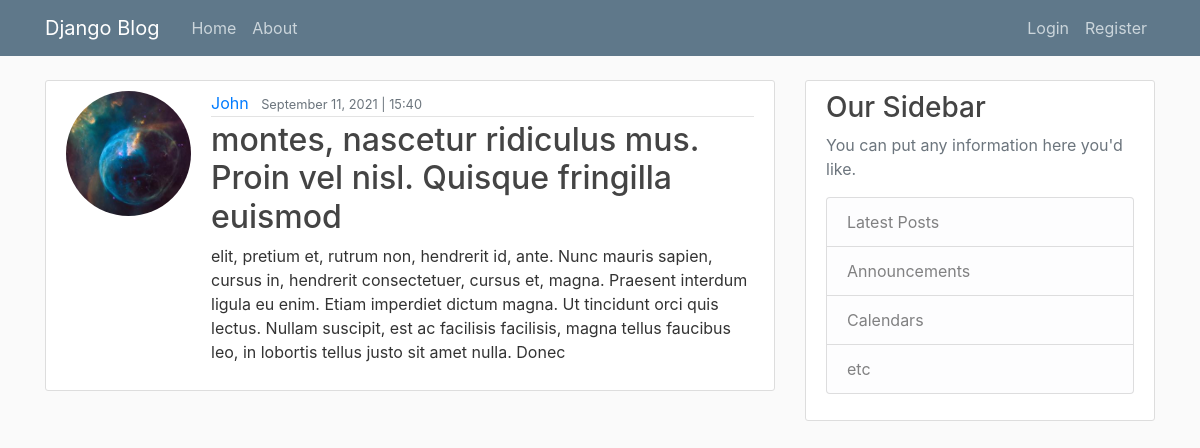
The page /blog/post/107/ on the database its author committed.
### p_blog/models.py (models this page shows, shortened)
class Post(models.Model):
    title = models.CharField(max_length=100)
    content = models.TextField()
    date_posted = models.DateTimeField(default=timezone.now)
    author = models.ForeignKey(User, on_delete=models.CASCADE)

### users/models.py (models this page shows, shortened)
class Profile(models.Model):
    user = models.OneToOneField(User, on_delete=models.CASCADE)
    image = models.ImageField(default='default.jpg', upload_to='profile_pics')

### p_blog/views.py (the view)
# urls.py: path('post/<int:pk>/', PostDetailView.as_view(template_name='blog/post_detail.html'), name='post-detail'),
class PostDetailView(DetailView):
    model = Post

### p_blog/templates/blog/post_detail.html
{% extends 'blog/base.html' %}
{% block content %}
    <article class="media content-section">
        <img src="{{ object.author.profile.image.url }}" class="rounded-circle account-img">
        <div class="media-body">
            <div class="article-metadata">
                <a class="mr-2" href="{% url 'user-posts' post.author.username %}">{{ object.author }}</a>
                <small class="text-muted">{{ object.date_posted | date:'F d, Y | H:i' }}</small>
            </div>
            <h2 class="article-title" href="#">{{ object.title }}</h2>
            <p class="article-content">{{ object.content }}</p>
        </div>
    </article>
{% endblock %}

### p_blog/static/blog/main.css (style rules this page uses)
body { background: #fafafa; color: #333333; margin-top: 5rem; }
h1,h2,h3,h4,h5,h6 { color: #444444; }
.content-section { background: #ffffff; padding: 10px 20px; border: 1px solid #dddddd; border-radius: 3px; margin-bottom: 20px; }
.article-title { color: #444444; }
.article-content { white-space: pre-line; }
.article-metadata { padding-bottom: 1px; margin-bottom: 4px; border-bottom: 1px solid #e3e3e3; }
.account-img { width: 125px; height: 125px; margin-right: 20px; margin-bottom: 16px; }

### rows shown on the page
Post: author.profile.image (picture), author "John", date_posted|H "September 11, 2021 | 15:40", title "montes, nascetur ridiculus mus. Proin vel nisl. Quisque fringilla euismod", content "elit, pretium et, rutrum non, hendrerit id, ante. Nunc mauris sapien, cursus in, hendrerit consectetuer, cursus et, magna. Praesent interdum ligula eu enim. Etiam imperdiet dictum magna. Ut tincidunt orci quis lectus. Nullam suscipit, est ac facilisis facilisis, magna tellus faucibus leo, in lobortis tellus justo sit amet nulla. Donec"
